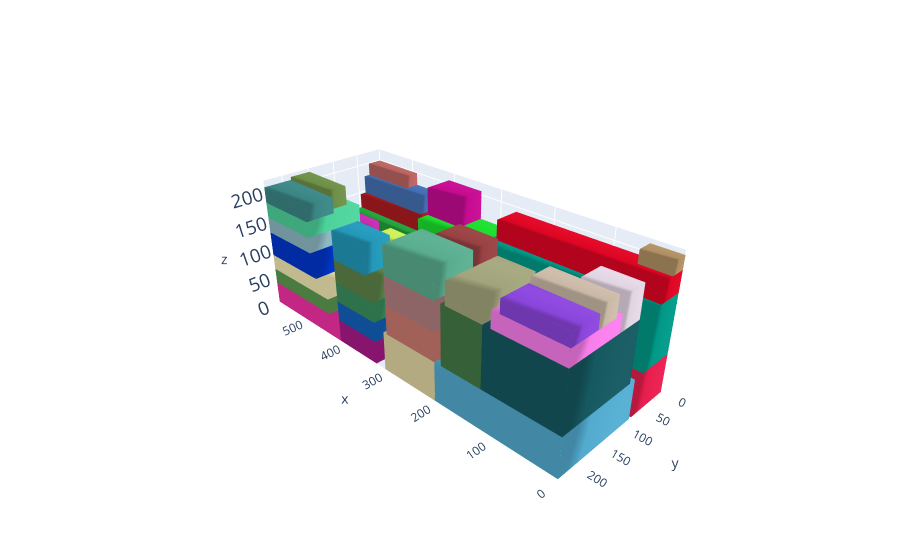

Write notebook code for a chart like this one.
### Markdown cell above
# Plot the solution

### Code cell
cont, execution_time,total_volume = MLCP_function(alpha=4.0,beta=1.0,gamma=0.2,delta=0.5,p=0.05,instance=1)

L = cont.l;W = cont.w; H = cont.h

box_dims = []
for aabb in cont.aabbs:
  box_dims.append([aabb.xmin,aabb.ymin,aabb.zmin,aabb.xmax,aabb.ymax,aabb.zmax])

bxplot.plot_container([L,W,H], box_dims)

### Figure 1 — Plotly figure (JSON) as saved in the notebook; plotly's stock layout.template omitted (floating-point values rounded to 4 significant figures)
{"data": [{"color": "rgb(228.39962566702715,29.407973680289313,76.54221865283999)", "i": [7, 0, 0, 0, 4, 4, 2, 6, 4, 0, 3, 7], "j": [3, 4, 1, 2, 5, 6, 5, 5, 0, 1, 2, 2], "k": [0, 7, 2, 3, 6, 7, 1, 2, 5, 5, 7, 6], "opacity": 1, "type": "mesh3d", "x": [0, 0, 412, 412, 0, 0, 412, 412], "y": [0, 76, 76, 0, 0, 76, 76, 0], "z": [0, 0, 0, 0, 64, 64, 64, 64]}, {"color": "rgb(82.14002018788823,169.93371700788515,206.65847630218906)", "i": [7, 0, 0, 0, 4, 4, 2, 6, 4, 0, 3, 7], "j": [3, 4, 1, 2, 5, 6, 5, 5, 0, 1, 2, 2], "k": [0, 7, 2, 3, 6, 7, 1, 2, 5, 5, 7, 6], "opacity": 1, "type": "mesh3d", "x": [0, 0, 206, 206, 0, 0, 206, 206], "y": [81, 233, 233, 81, 81, 233, 233, 81], "z": [0, 0, 0, 0, 64, 64, 64, 64]}, {"color": "rgb(174.81829118882771,121.24176874690076,172.89707026103298)", "i": [7, 0, 0, 0, 4, 4, 2, 6, 4, 0, 3, 7], "j": [3, 4, 1, 2, 5, 6, 5, 5, 0, 1, 2, 2], "k": [0, 7, 2, 3, 6, 7, 1, 2, 5, 5, 7, 6], "opacity": 1, "type": "mesh3d", "x": [415, 415, 587, 587, 415, 415, 587, 587], "y": [0, 76, 76, 0, 0, 76, 76, 0], "z": [0, 0, 0, 0, 38, 38, 38, 38]}, {"color": "rgb(242.19918622112587,50.014732724163366,163.702678273568)", "i": [7, 0, 0, 0, 4, 4, 2, 6, 4, 0, 3, 7], "j": [3, 4, 1, 2, 5, 6, 5, 5, 0, 1, 2, 2], "k": [0, 7, 2, 3, 6, 7, 1, 2, 5, 5, 7, 6], "opacity": 1, "type": "mesh3d", "x": [415, 415, 587, 587, 415, 415, 587, 587], "y": [81, 233, 233, 81, 81, 233, 233, 81], "z": [0, 0, 0, 0, 38, 38, 38, 38]}, {"color": "rgb(150.15827856868376,21.013524573355905,237.24269362793683)", "i": [7, 0, 0, 0, 4, 4, 2, 6, 4, 0, 3, 7], "j": [3, 4, 1, 2, 5, 6, 5, 5, 0, 1, 2, 2], "k": [0, 7, 2, 3, 6, 7, 1, 2, 5, 5, 7, 6], "opacity": 1, "type": "mesh3d", "x": [415, 415, 587, 587, 415, 415, 587, 587], "y": [0, 76, 76, 0, 0, 76, 76, 0], "z": [38, 38, 38, 38, 76, 76, 76, 76]}, {"color": "rgb(92.4624919826672,153.3647127119711,81.02396853212055)", "i": [7, 0, 0, 0, 4, 4, 2, 6, 4, 0, 3, 7], "j": [3, 4, 1, 2, 5, 6, 5, 5, 0, 1, 2, 2], "k": [0, 7, 2, 3, 6, 7, 1, 2, 5, 5, 7, 6], "opacity": 1, "type": "mesh3d", "x": [440, 440, 587, 587, 440, 440, 587, 587], "y": [122, 233, 233, 122, 122, 233, 233, 122], "z": [38, 38, 38, 38, 64, 64, 64, 64]}, {"color": "rgb(1.0914026109037338,151.30254663403272,133.9931830242098)", "i": [7, 0, 0, 0, 4, 4, 2, 6, 4, 0, 3, 7], "j": [3, 4, 1, 2, 5, 6, 5, 5, 0, 1, 2, 2], "k": [0, 7, 2, 3, 6, 7, 1, 2, 5, 5, 7, 6], "opacity": 1, "type": "mesh3d", "x": [0, 0, 280, 280, 0, 0, 280, 280], "y": [0, 62, 62, 0, 0, 62, 62, 0], "z": [64, 64, 64, 64, 159, 159, 159, 159]}, {"color": "rgb(21.020433721014157,88.00586053519397,94.7824986995348)", "i": [7, 0, 0, 0, 4, 4, 2, 6, 4, 0, 3, 7], "j": [3, 4, 1, 2, 5, 6, 5, 5, 0, 1, 2, 2], "k": [0, 7, 2, 3, 6, 7, 1, 2, 5, 5, 7, 6], "opacity": 1, "type": "mesh3d", "x": [0, 0, 124, 124, 0, 0, 124, 124], "y": [93, 233, 233, 93, 93, 233, 233, 93], "z": [64, 64, 64, 64, 159, 159, 159, 159]}, {"color": "rgb(241.24511762424154,231.88327351644233,177.45655909170213)", "i": [7, 0, 0, 0, 4, 4, 2, 6, 4, 0, 3, 7], "j": [3, 4, 1, 2, 5, 6, 5, 5, 0, 1, 2, 2], "k": [0, 7, 2, 3, 6, 7, 1, 2, 5, 5, 7, 6], "opacity": 1, "type": "mesh3d", "x": [440, 440, 587, 587, 440, 440, 587, 587], "y": [122, 233, 233, 122, 122, 233, 233, 122], "z": [64, 64, 64, 64, 90, 90, 90, 90]}, {"color": "rgb(170.7644877059396,28.687875035553336,33.01536427568851)", "i": [7, 0, 0, 0, 4, 4, 2, 6, 4, 0, 3, 7], "j": [3, 4, 1, 2, 5, 6, 5, 5, 0, 1, 2, 2], "k": [0, 7, 2, 3, 6, 7, 1, 2, 5, 5, 7, 6], "opacity": 1, "type": "mesh3d", "x": [443, 443, 587, 587, 443, 443, 587, 587], "y": [0, 47, 47, 0, 0, 47, 47, 0], "z": [76, 76, 76, 76, 147, 147, 147, 147]}, {"color": "rgb(0.19334911060142457,54.00173022459007,202.14637509885793)", "i": [7, 0, 0, 0, 4, 4, 2, 6, 4, 0, 3, 7], "j": [3, 4, 1, 2, 5, 6, 5, 5, 0, 1, 2, 2], "k": [0, 7, 2, 3, 6, 7, 1, 2, 5, 5, 7, 6], "opacity": 1, "type": "mesh3d", "x": [467, 467, 587, 587, 467, 467, 587, 587], "y": [131, 233, 233, 131, 131, 233, 233, 131], "z": [90, 90, 90, 90, 131, 131, 131, 131]}, {"color": "rgb(139.7605777310165,132.42641073434368,184.82421124784247)", "i": [7, 0, 0, 0, 4, 4, 2, 6, 4, 0, 3, 7], "j": [3, 4, 1, 2, 5, 6, 5, 5, 0, 1, 2, 2], "k": [0, 7, 2, 3, 6, 7, 1, 2, 5, 5, 7, 6], "opacity": 1, "type": "mesh3d", "x": [467, 467, 587, 587, 467, 467, 587, 587], "y": [81, 122, 122, 81, 81, 122, 122, 81], "z": [38, 38, 38, 38, 89, 89, 89, 89]}, {"color": "rgb(139.08180936022387,122.10307269903784,2.851114224056489)", "i": [7, 0, 0, 0, 4, 4, 2, 6, 4, 0, 3, 7], "j": [3, 4, 1, 2, 5, 6, 5, 5, 0, 1, 2, 2], "k": [0, 7, 2, 3, 6, 7, 1, 2, 5, 5, 7, 6], "opacity": 1, "type": "mesh3d", "x": [440, 440, 587, 587, 440, 440, 587, 587], "y": [47, 72, 72, 47, 47, 72, 72, 47], "z": [76, 76, 76, 76, 97, 97, 97, 97]}, {"color": "rgb(140.32499015196206,184.09375385932034,194.81179968886198)", "i": [7, 0, 0, 0, 4, 4, 2, 6, 4, 0, 3, 7], "j": [3, 4, 1, 2, 5, 6, 5, 5, 0, 1, 2, 2], "k": [0, 7, 2, 3, 6, 7, 1, 2, 5, 5, 7, 6], "opacity": 1, "type": "mesh3d", "x": [476, 476, 587, 587, 476, 476, 587, 587], "y": [135, 233, 233, 135, 135, 233, 233, 135], "z": [131, 131, 131, 131, 157, 157, 157, 157]}, {"color": "rgb(32.93101775558094,159.607832185998,58.8012544095275)", "i": [7, 0, 0, 0, 4, 4, 2, 6, 4, 0, 3, 7], "j": [3, 4, 1, 2, 5, 6, 5, 5, 0, 1, 2, 2], "k": [0, 7, 2, 3, 6, 7, 1, 2, 5, 5, 7, 6], "opacity": 1, "type": "mesh3d", "x": [440, 440, 587, 587, 440, 440, 587, 587], "y": [47, 68, 68, 47, 47, 68, 68, 47], "z": [97, 97, 97, 97, 122, 122, 122, 122]}, {"color": "rgb(66.89120592922708,111.28383164941053,177.9770793328577)", "i": [7, 0, 0, 0, 4, 4, 2, 6, 4, 0, 3, 7], "j": [3, 4, 1, 2, 5, 6, 5, 5, 0, 1, 2, 2], "k": [0, 7, 2, 3, 6, 7, 1, 2, 5, 5, 7, 6], "opacity": 1, "type": "mesh3d", "x": [443, 443, 587, 587, 443, 443, 587, 587], "y": [0, 36, 36, 0, 0, 36, 36, 0], "z": [147, 147, 147, 147, 178, 178, 178, 178]}, {"color": "rgb(76.88984427314594,209.15443691105483,154.5195790285352)", "i": [7, 0, 0, 0, 4, 4, 2, 6, 4, 0, 3, 7], "j": [3, 4, 1, 2, 5, 6, 5, 5, 0, 1, 2, 2], "k": [0, 7, 2, 3, 6, 7, 1, 2, 5, 5, 7, 6], "opacity": 1, "type": "mesh3d", "x": [476, 476, 587, 587, 476, 476, 587, 587], "y": [135, 233, 233, 135, 135, 233, 233, 135], "z": [157, 157, 157, 157, 183, 183, 183, 183]}, {"color": "rgb(222.32575408174918,5.289187935290426,35.77490406382906)", "i": [7, 0, 0, 0, 4, 4, 2, 6, 4, 0, 3, 7], "j": [3, 4, 1, 2, 5, 6, 5, 5, 0, 1, 2, 2], "k": [0, 7, 2, 3, 6, 7, 1, 2, 5, 5, 7, 6], "opacity": 1, "type": "mesh3d", "x": [0, 0, 270, 270, 0, 0, 270, 270], "y": [0, 43, 43, 0, 0, 43, 43, 0], "z": [159, 159, 159, 159, 192, 192, 192, 192]}, {"color": "rgb(246.12273070500413,125.45317377220519,233.01937705263924)", "i": [7, 0, 0, 0, 4, 4, 2, 6, 4, 0, 3, 7], "j": [3, 4, 1, 2, 5, 6, 5, 5, 0, 1, 2, 2], "k": [0, 7, 2, 3, 6, 7, 1, 2, 5, 5, 7, 6], "opacity": 1, "type": "mesh3d", "x": [0, 0, 111, 111, 0, 0, 111, 111], "y": [135, 233, 233, 135, 135, 233, 233, 135], "z": [159, 159, 159, 159, 185, 185, 185, 185]}, {"color": "rgb(196.70698675741568,43.87520591837077,173.84739573500886)", "i": [7, 0, 0, 0, 4, 4, 2, 6, 4, 0, 3, 7], "j": [3, 4, 1, 2, 5, 6, 5, 5, 0, 1, 2, 2], "k": [0, 7, 2, 3, 6, 7, 1, 2, 5, 5, 7, 6], "opacity": 1, "type": "mesh3d", "x": [497, 497, 587, 587, 497, 497, 587, 587], "y": [81, 114, 114, 81, 81, 114, 114, 81], "z": [89, 89, 89, 89, 132, 132, 132, 132]}, {"color": "rgb(169.25953655786486,24.65767014466434,136.41907425981358)", "i": [7, 0, 0, 0, 4, 4, 2, 6, 4, 0, 3, 7], "j": [3, 4, 1, 2, 5, 6, 5, 5, 0, 1, 2, 2], "k": [0, 7, 2, 3, 6, 7, 1, 2, 5, 5, 7, 6], "opacity": 1, "type": "mesh3d", "x": [329, 329, 415, 415, 329, 329, 415, 415], "y": [81, 233, 233, 81, 81, 233, 233, 81], "z": [0, 0, 0, 0, 38, 38, 38, 38]}, {"color": "rgb(185.30553102936562,99.91235469152089,97.68987186319443)", "i": [7, 0, 0, 0, 4, 4, 2, 6, 4, 0, 3, 7], "j": [3, 4, 1, 2, 5, 6, 5, 5, 0, 1, 2, 2], "k": [0, 7, 2, 3, 6, 7, 1, 2, 5, 5, 7, 6], "opacity": 1, "type": "mesh3d", "x": [489, 489, 587, 587, 489, 489, 587, 587], "y": [0, 25, 25, 0, 0, 25, 25, 0], "z": [178, 178, 178, 178, 199, 199, 199, 199]}, {"color": "rgb(58.42749057069702,133.7140378148449,132.22898246855416)", "i": [7, 0, 0, 0, 4, 4, 2, 6, 4, 0, 3, 7], "j": [3, 4, 1, 2, 5, 6, 5, 5, 0, 1, 2, 2], "k": [0, 7, 2, 3, 6, 7, 1, 2, 5, 5, 7, 6], "opacity": 1, "type": "mesh3d", "x": [476, 476, 587, 587, 476, 476, 587, 587], "y": [184, 233, 233, 184, 184, 233, 233, 184], "z": [183, 183, 183, 183, 209, 209, 209, 209]}, {"color": "rgb(137.66708534669257,68.4993358775651,217.4092824551684)", "i": [7, 0, 0, 0, 4, 4, 2, 6, 4, 0, 3, 7], "j": [3, 4, 1, 2, 5, 6, 5, 5, 0, 1, 2, 2], "k": [0, 7, 2, 3, 6, 7, 1, 2, 5, 5, 7, 6], "opacity": 1, "type": "mesh3d", "x": [0, 0, 98, 98, 0, 0, 98, 98], "y": [183, 233, 233, 183, 183, 233, 233, 183], "z": [185, 185, 185, 185, 206, 206, 206, 206]}, {"color": "rgb(67.88257739542158,120.61651693151234,69.36868636273961)", "i": [7, 0, 0, 0, 4, 4, 2, 6, 4, 0, 3, 7], "j": [3, 4, 1, 2, 5, 6, 5, 5, 0, 1, 2, 2], "k": [0, 7, 2, 3, 6, 7, 1, 2, 5, 5, 7, 6], "opacity": 1, "type": "mesh3d", "x": [124, 124, 194, 194, 124, 124, 194, 194], "y": [109, 233, 233, 109, 109, 233, 233, 109], "z": [64, 64, 64, 64, 159, 159, 159, 159]}, {"color": "rgb(174.25464439355363,143.74429531196324,99.31153888975986)", "i": [7, 0, 0, 0, 4, 4, 2, 6, 4, 0, 3, 7], "j": [3, 4, 1, 2, 5, 6, 5, 5, 0, 1, 2, 2], "k": [0, 7, 2, 3, 6, 7, 1, 2, 5, 5, 7, 6], "opacity": 1, "type": "mesh3d", "x": [0, 0, 49, 49, 0, 0, 49, 49], "y": [0, 25, 25, 0, 0, 25, 25, 0], "z": [192, 192, 192, 192, 213, 213, 213, 213]}, {"color": "rgb(224.23528190586322,212.21071680516437,162.3110006666418)", "i": [7, 0, 0, 0, 4, 4, 2, 6, 4, 0, 3, 7], "j": [3, 4, 1, 2, 5, 6, 5, 5, 0, 1, 2, 2], "k": [0, 7, 2, 3, 6, 7, 1, 2, 5, 5, 7, 6], "opacity": 1, "type": "mesh3d", "x": [206, 206, 309, 309, 206, 206, 309, 309], "y": [81, 233, 233, 81, 81, 233, 233, 81], "z": [0, 0, 0, 0, 64, 64, 64, 64]}, {"color": "rgb(18.679976444287274,97.33591863341826,186.56789781602157)", "i": [7, 0, 0, 0, 4, 4, 2, 6, 4, 0, 3, 7], "j": [3, 4, 1, 2, 5, 6, 5, 5, 0, 1, 2, 2], "k": [0, 7, 2, 3, 6, 7, 1, 2, 5, 5, 7, 6], "opacity": 1, "type": "mesh3d", "x": [329, 329, 415, 415, 329, 329, 415, 415], "y": [143, 233, 233, 143, 143, 233, 233, 143], "z": [38, 38, 38, 38, 71, 71, 71, 71]}, {"color": "rgb(109.8937245317118,142.59143825542316,70.96285661608431)", "i": [7, 0, 0, 0, 4, 4, 2, 6, 4, 0, 3, 7], "j": [3, 4, 1, 2, 5, 6, 5, 5, 0, 1, 2, 2], "k": [0, 7, 2, 3, 6, 7, 1, 2, 5, 5, 7, 6], "opacity": 1, "type": "mesh3d", "x": [491, 491, 587, 587, 491, 491, 587, 587], "y": [148, 184, 184, 148, 148, 184, 184, 148], "z": [183, 183, 183, 183, 214, 214, 214, 214]}, {"color": "rgb(200.08790817544565,183.9734362112689,165.06540058560682)", "i": [7, 0, 0, 0, 4, 4, 2, 6, 4, 0, 3, 7], "j": [3, 4, 1, 2, 5, 6, 5, 5, 0, 1, 2, 2], "k": [0, 7, 2, 3, 6, 7, 1, 2, 5, 5, 7, 6], "opacity": 1, "type": "mesh3d", "x": [0, 0, 96, 96, 0, 0, 96, 96], "y": [147, 183, 183, 147, 147, 183, 183, 147], "z": [185, 185, 185, 185, 216, 216, 216, 216]}, {"color": "rgb(28.991323481674314,219.46720911666355,45.820145716386484)", "i": [7, 0, 0, 0, 4, 4, 2, 6, 4, 0, 3, 7], "j": [3, 4, 1, 2, 5, 6, 5, 5, 0, 1, 2, 2], "k": [0, 7, 2, 3, 6, 7, 1, 2, 5, 5, 7, 6], "opacity": 1, "type": "mesh3d", "x": [288, 288, 412, 412, 288, 288, 412, 412], "y": [0, 70, 70, 0, 0, 70, 70, 0], "z": [64, 64, 64, 64, 159, 159, 159, 159]}, {"color": "rgb(203.1344054439158,32.989849452621314,139.25780475529933)", "i": [7, 0, 0, 0, 4, 4, 2, 6, 4, 0, 3, 7], "j": [3, 4, 1, 2, 5, 6, 5, 5, 0, 1, 2, 2], "k": [0, 7, 2, 3, 6, 7, 1, 2, 5, 5, 7, 6], "opacity": 1, "type": "mesh3d", "x": [416, 416, 467, 467, 416, 416, 467, 467], "y": [81, 122, 122, 81, 81, 122, 122, 81], "z": [38, 38, 38, 38, 98, 98, 98, 98]}, {"color": "rgb(57.55364116371922,141.55578705822333,92.08344058312477)", "i": [7, 0, 0, 0, 4, 4, 2, 6, 4, 0, 3, 7], "j": [3, 4, 1, 2, 5, 6, 5, 5, 0, 1, 2, 2], "k": [0, 7, 2, 3, 6, 7, 1, 2, 5, 5, 7, 6], "opacity": 1, "type": "mesh3d", "x": [329, 329, 415, 415, 329, 329, 415, 415], "y": [143, 233, 233, 143, 143, 233, 233, 143], "z": [71, 71, 71, 71, 104, 104, 104, 104]}, {"color": "rgb(225.09325101123187,211.87000170892355,225.54212603212937)", "i": [7, 0, 0, 0, 4, 4, 2, 6, 4, 0, 3, 7], "j": [3, 4, 1, 2, 5, 6, 5, 5, 0, 1, 2, 2], "k": [0, 7, 2, 3, 6, 7, 1, 2, 5, 5, 7, 6], "opacity": 1, "type": "mesh3d", "x": [0, 0, 60, 60, 0, 0, 60, 60], "y": [93, 134, 134, 93, 93, 134, 134, 93], "z": [159, 159, 159, 159, 210, 210, 210, 210]}, {"color": "rgb(201.48669930911657,119.93025662867544,110.2379046978534)", "i": [7, 0, 0, 0, 4, 4, 2, 6, 4, 0, 3, 7], "j": [3, 4, 1, 2, 5, 6, 5, 5, 0, 1, 2, 2], "k": [0, 7, 2, 3, 6, 7, 1, 2, 5, 5, 7, 6], "opacity": 1, "type": "mesh3d", "x": [206, 206, 302, 302, 206, 206, 302, 302], "y": [91, 233, 233, 91, 91, 233, 233, 91], "z": [64, 64, 64, 64, 111, 111, 111, 111]}, {"color": "rgb(92.5441415246479,130.422230166853,71.32472338690118)", "i": [7, 0, 0, 0, 4, 4, 2, 6, 4, 0, 3, 7], "j": [3, 4, 1, 2, 5, 6, 5, 5, 0, 1, 2, 2], "k": [0, 7, 2, 3, 6, 7, 1, 2, 5, 5, 7, 6], "opacity": 1, "type": "mesh3d", "x": [329, 329, 415, 415, 329, 329, 415, 415], "y": [157, 233, 233, 157, 157, 233, 233, 157], "z": [104, 104, 104, 104, 142, 142, 142, 142]}, {"color": "rgb(161.35864383120375,163.38833440445083,123.89877830690278)", "i": [7, 0, 0, 0, 4, 4, 2, 6, 4, 0, 3, 7], "j": [3, 4, 1, 2, 5, 6, 5, 5, 0, 1, 2, 2], "k": [0, 7, 2, 3, 6, 7, 1, 2, 5, 5, 7, 6], "opacity": 1, "type": "mesh3d", "x": [124, 124, 186, 186, 124, 124, 186, 186], "y": [137, 233, 233, 137, 137, 233, 233, 137], "z": [159, 159, 159, 159, 195, 195, 195, 195]}, {"color": "rgb(202.6712423060867,25.539684988174624,153.0244304318674)", "i": [7, 0, 0, 0, 4, 4, 2, 6, 4, 0, 3, 7], "j": [3, 4, 1, 2, 5, 6, 5, 5, 0, 1, 2, 2], "k": [0, 7, 2, 3, 6, 7, 1, 2, 5, 5, 7, 6], "opacity": 1, "type": "mesh3d", "x": [364, 364, 415, 415, 364, 364, 415, 415], "y": [81, 141, 141, 81, 81, 141, 141, 81], "z": [38, 38, 38, 38, 79, 79, 79, 79]}, {"color": "rgb(203.3693415660719,235.52169213023626,88.05877463337873)", "i": [7, 0, 0, 0, 4, 4, 2, 6, 4, 0, 3, 7], "j": [3, 4, 1, 2, 5, 6, 5, 5, 0, 1, 2, 2], "k": [0, 7, 2, 3, 6, 7, 1, 2, 5, 5, 7, 6], "opacity": 1, "type": "mesh3d", "x": [419, 419, 467, 467, 419, 419, 467, 467], "y": [81, 117, 117, 81, 81, 117, 117, 81], "z": [98, 98, 98, 98, 129, 129, 129, 129]}, {"color": "rgb(35.15827574098694,151.5033635012782,185.1227588652659)", "i": [7, 0, 0, 0, 4, 4, 2, 6, 4, 0, 3, 7], "j": [3, 4, 1, 2, 5, 6, 5, 5, 0, 1, 2, 2], "k": [0, 7, 2, 3, 6, 7, 1, 2, 5, 5, 7, 6], "opacity": 1, "type": "mesh3d", "x": [344, 344, 415, 415, 344, 344, 415, 415], "y": [185, 233, 233, 185, 185, 233, 233, 185], "z": [142, 142, 142, 142, 189, 189, 189, 189]}, {"color": "rgb(177.4225985318012,126.0077694204668,128.0048984774868)", "i": [7, 0, 0, 0, 4, 4, 2, 6, 4, 0, 3, 7], "j": [3, 4, 1, 2, 5, 6, 5, 5, 0, 1, 2, 2], "k": [0, 7, 2, 3, 6, 7, 1, 2, 5, 5, 7, 6], "opacity": 1, "type": "mesh3d", "x": [206, 206, 302, 302, 206, 206, 302, 302], "y": [91, 233, 233, 91, 91, 233, 233, 91], "z": [111, 111, 111, 111, 158, 158, 158, 158]}, {"color": "rgb(196.80279363334932,11.587010100118277,144.732311703762)", "i": [7, 0, 0, 0, 4, 4, 2, 6, 4, 0, 3, 7], "j": [3, 4, 1, 2, 5, 6, 5, 5, 0, 1, 2, 2], "k": [0, 7, 2, 3, 6, 7, 1, 2, 5, 5, 7, 6], "opacity": 1, "type": "mesh3d", "x": [341, 341, 412, 412, 341, 341, 412, 412], "y": [0, 48, 48, 0, 0, 48, 48, 0], "z": [159, 159, 159, 159, 206, 206, 206, 206]}, {"color": "rgb(89.48897132425797,172.02636811611265,141.69989851460164)", "i": [7, 0, 0, 0, 4, 4, 2, 6, 4, 0, 3, 7], "j": [3, 4, 1, 2, 5, 6, 5, 5, 0, 1, 2, 2], "k": [0, 7, 2, 3, 6, 7, 1, 2, 5, 5, 7, 6], "opacity": 1, "type": "mesh3d", "x": [206, 206, 302, 302, 206, 206, 302, 302], "y": [162, 233, 233, 162, 162, 233, 233, 162], "z": [158, 158, 158, 158, 205, 205, 205, 205]}, {"color": "rgb(151.3360370875312,65.20142400541886,66.69493713764798)", "i": [7, 0, 0, 0, 4, 4, 2, 6, 4, 0, 3, 7], "j": [3, 4, 1, 2, 5, 6, 5, 5, 0, 1, 2, 2], "k": [0, 7, 2, 3, 6, 7, 1, 2, 5, 5, 7, 6], "opacity": 1, "type": "mesh3d", "x": [206, 206, 277, 277, 206, 206, 277, 277], "y": [114, 162, 162, 114, 114, 162, 162, 114], "z": [158, 158, 158, 158, 205, 205, 205, 205]}], "layout": {"autosize": false, "margin": {"b": 0, "l": 0, "r": 0, "t": 0}, "paper_bgcolor": "rgba(0,0,0,0)", "scene": {"camera": {"center": {"x": 0, "y": 0, "z": 0}, "eye": {"x": -2, "y": 2, "z": 1.5}, "up": {"x": 0, "y": 0, "z": 1}}, "xaxis": {"nticks": 10, "range": [0, 587], "showspikes": false}, "yaxis": {"nticks": 5, "range": [0, 233], "showspikes": false}, "zaxis": {"nticks": 5, "range": [0, 220], "tickfont": {"size": 15}}}}}
